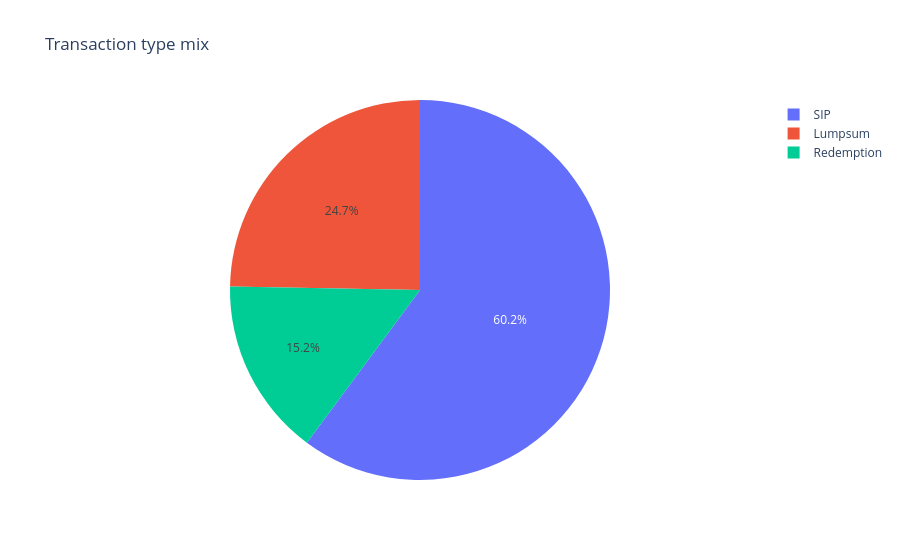

Source (notebook cell):
### Markdown cell above
## 10. Extra supporting charts

### Code cell
top10 = perf.sort_values('return_1yr_pct', ascending=False).head(10)
plt.figure(figsize=(12,6))
sns.barplot(data=top10, x='return_1yr_pct', y='scheme_name', orient='h')
plt.title('Top 10 schemes by 1Y return')
plt.tight_layout()
plt.savefig(output_dir / 'top10_return_1y.png')
plt.show()

if 'plan' in perf.columns and 'expense_ratio_pct' in perf.columns:
    plt.figure(figsize=(8,6))
    sns.boxplot(data=perf, x='plan', y='expense_ratio_pct')
    plt.title('Expense ratio by plan')
    plt.tight_layout()
    plt.savefig(output_dir / 'expense_ratio_plan.png')
    plt.show()

mix = trx['transaction_type'].value_counts().reset_index()
mix.columns = ['transaction_type','count']
fig = px.pie(mix, names='transaction_type', values='count', title='Transaction type mix')
fig.show()
try:
    fig.write_image(output_dir / 'transaction_mix.png')
except Exception as e:
    print('PNG export skipped:', e)

### Figure 1 — Plotly figure (JSON) as saved in the notebook; plotly's stock layout.template omitted (floating-point values rounded to 4 significant figures)
{"data": [{"domain": {"x": [0, 1], "y": [0, 1]}, "hovertemplate": "transaction_type=%{label}<br>count=%{value}<extra></extra>", "labels": ["SIP", "Lumpsum", "Redemption"], "legendgroup": "", "name": "", "showlegend": true, "type": "pie", "values": [19716, 8095, 4967]}], "layout": {"legend": {"tracegroupgap": 0}, "title": {"text": "Transaction type mix"}}}
